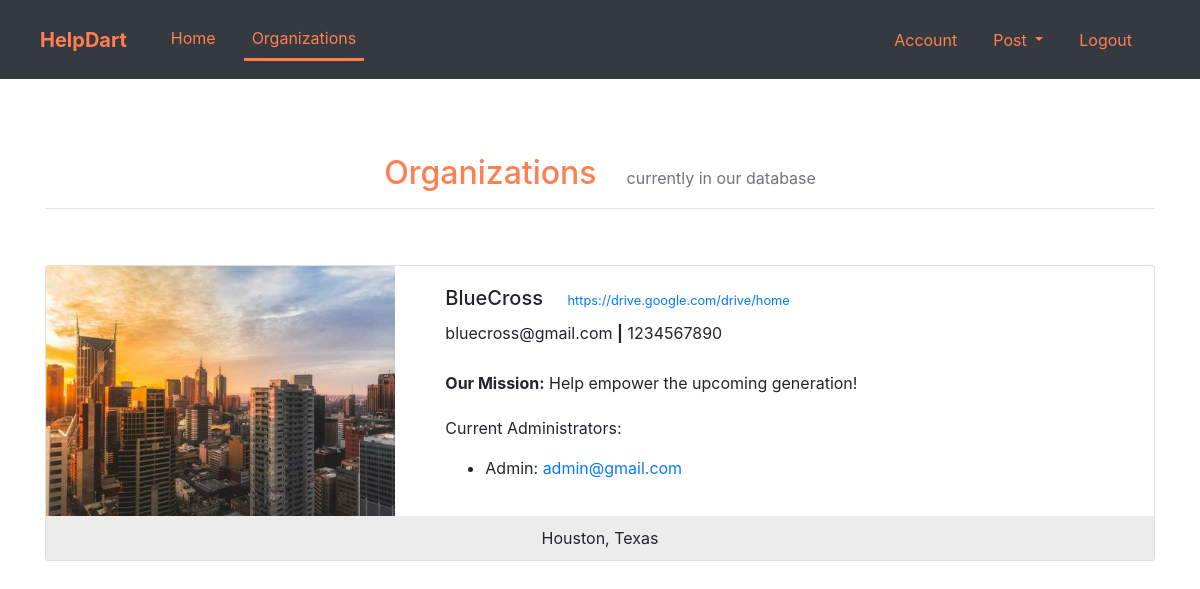
The app's page /organizations (signed in) with its own data.
### app.py (models this page shows, shortened)
class Organization(db.Model, UserMixin):
    id = db.Column(db.Integer, primary_key=True)
    organization_name = db.Column(db.String(120), default=None)
    primary_location = db.Column(db.String(120), default=None)
    mission_statement = db.Column(db.String(240), default=None)
    email_contact = db.Column(db.String(120), default=None)
    phonenumber_contact = db.Column(db.String(120), default=None)
    website_link = db.Column(db.String(120), default=None)
    image = db.Column(db.String(120), default="default_organization.jpg")
    administrators = db.relationship("Client", backref="administrator")
    events = db.relationship("Event", backref="event")

class Client(db.Model, UserMixin):
    id = db.Column(db.Integer, primary_key=True)
    is_organization = db.Column(db.Boolean, default=False)
    full_name = db.Column(db.String(60))
    email = db.Column(db.String(120), unique=True)
    password = db.Column(db.String(60))
    answered_organization_questions = db.Column(db.Boolean, default=False)
    organization_id = db.Column(db.Integer, db.ForeignKey('organization.id'))

### app.py (the view)
@app.route("/organizations", methods=["GET", "POST"])
def organizations():
    all_organization_objs = get_all_organization_objs()
    return render_template("organizations.html", all_organization_objs=all_organization_objs, len=len, type=type, list=list)

### app.py (called while the page is built)
@login_manager.user_loader
def load_user(user_id):
    return Client.query.get(int(user_id))

def get_all_organization_objs():
    all_org_objs = []
    for org in Organization.query.all():
        all_org_objs.append(org)
    return all_org_objs

### templates/organizations.html (shortened to what this page needs)
{% extends "layout.html" %}
{% block navbar_links %}
    <div class="collapse navbar-collapse" id="navbarText">
        <ul class="navbar-nav mr-auto">
            <li class="nav-item active" style="padding-right: 20px;">
                <div style="color: coral;"><a class="nav-link" href="{{ url_for('home') }}" style="color: coral;">Home<span class="sr-only">(current)</span></a></div>
            </li>
            <li class="nav-item" style="padding-right: 20px;">
                    <a class="nav-link" href="{{ url_for('organizations') }}" style="border-bottom: solid; border-bottom-color: coral; color: coral;">Organizations</a>
            </li>
        </ul>
        <ul class="navbar-nav ml-auto">
            {% if current_user.is_authenticated %}
                <li class="nav-item" style="padding-right: 20px;">
                    <a class="nav-link" href="{{ url_for('account') }}" style="color: coral;">Account</a>
                </li>
                {% if current_user.is_organization and current_user.answered_organization_questions %}
                    <li class="nav-item dropdown" style="padding-right: 20px;">
                        <a style="color: coral;" class="nav-link dropdown-toggle" href="#" id="navbarDropdown" role="button" data-toggle="dropdown" aria-haspopup="true" aria-expanded="false">
                            Post
                        </a>
                    </li>
                {% endif %}
                <li class="nav-item" style="padding-right: 20px;">
                    <a class="nav-link" href="{{ url_for('logout') }}" style="color: coral;">Logout</a>
                </li>
            {% endif %}
        </ul>
    </div>
{% endblock navbar_links %}
{% block main %}
    <div class="container" style="padding-bottom: 200px;">
        <div class="text-center" style="padding-top: 30px;">
            <span class="h2" style="padding-right: 30px; color: coral;">Organizations</span><span class="text-muted">currently in our database</span>
            <hr>
        </div>
        {% for org in all_organization_objs %}
            <div style="padding-top: 40px;">
                <div class="card">
                    <div class="row">
                        <div class="col-md-4">
                            <img src="{{ org.image }}" class="rounded-start" style="height: 100vh; width: 100vw; overflow: hidden; width: 100%; height: 100%; object-fit: cover;" alt="Organization image">
                        </div>
                        <div class="col-md-8">
                            <div class="card-body">
                                <a id="{{ org.organization_name }}">
                                    <span class="h5" style="padding-top: 10px; padding-right: 20px;">{{ org.organization_name }}</span>
                                </a>
                                <span>
                                    {% if len(org.website_link) >= 57 %}
                                        <small class="text-muted"><a href="{{ org.website_link }}" target="_blank">{{ org.website_link[:57] }}...</a></small>
                                    {% else %}
                                        <small class="text-muted"><a href="{{ org.website_link }}" target="_blank">{{ org.website_link }}</a></small>
                                    {% endif %}
                                </span>
                                <p class="card-text" style="padding-top: 10px;">{{ org.email_contact }} <b>|</b> {{ org.phonenumber_contact }}</p>
                                <p class="card-text" style="padding-top: 10px;"><b>Our Mission:</b> {{ org.mission_statement }}</p>
                                {% if org.administrators != [] %}
                                    <p class="card-text" style="padding-top: 5px;">Current Administrators: </p>
                                    <ul>
                                        {% for admin in org.administrators %}
                                            <li>
                                                {{ admin.full_name }}: <a href="mailto:{{ admin.email }}">{{ admin.email }}</a>
                                            </li>
                                        {% endfor %}
                                    </ul>
                                {% endif %}
                            </div>
                        </div>
                    </div>
                    <div class="footer" style="text-align: center; background-color: #ECECEC; padding: 10px;">
                        {{ org.primary_location }}
                    </div>
                </div>
            </div>
        {% endfor %}
    </div>
{% endblock main %}

### records on screen
Organization: organization_name "BlueCross", website_link "https://drive.google.com/drive/home", email_contact "bluecross@gmail.com", phonenumber_contact "1234567890", mission_statement "Help empower the upcoming generation!", primary_location "Houston, Texas"
Client: full_name "Admin", email "admin@gmail.com"
